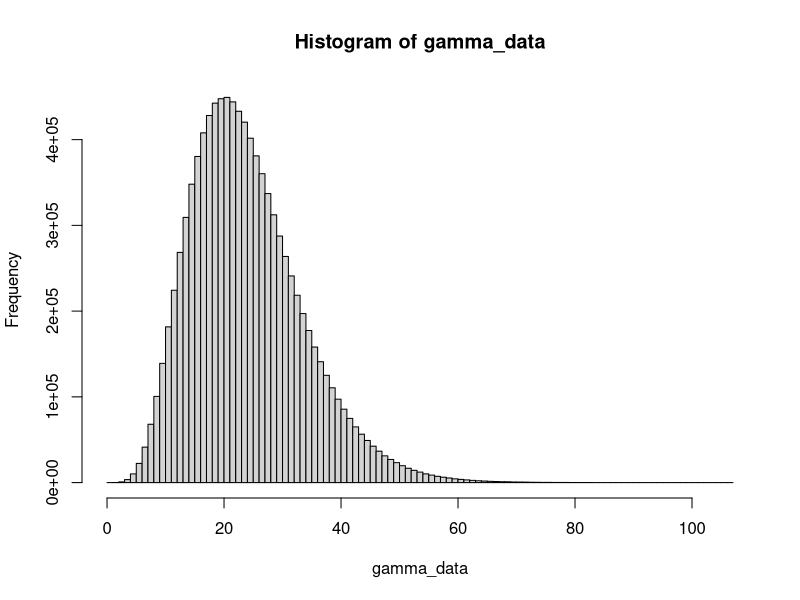

Write the R code that produced this figure. (Note: this script raises an error after producing the figure.)
alpha_1 <- (1/0.86)^2
beta_1 <- alpha_1/5.1 # distribution 1
alpha_2 <- (1/0.45)^2
beta_2 <- alpha_2/18.8 # distribution 2
gamma_data <- rgamma(10000000,alpha_2,beta_2) + rgamma(10000000,alpha_1,beta_1)
h <- hist(gamma_data,breaks = seq(0,round(max(gamma_data))+1))
p <- h$density[1:t_total]
save(p,file = 'p')